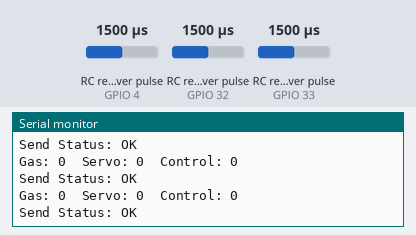
The program below on a simulated ESP32. Shown: the last lines printed to the serial monitor. Wiring (inferred from the names in the program): 3 × RC receiver channel: data GPIO 4 / data GPIO 32 / data GPIO 33. Inputs (shaded band) come from the test bench; at power-on: RC receiver pulse (sensors on GPIO 4, GPIO 32, GPIO 33) 1500 µs.

Above: at 1.7 s.
1.8 s: RC receiver pulse (sensor on GPIO 4) set to 1020 µs
At 2.03 s:
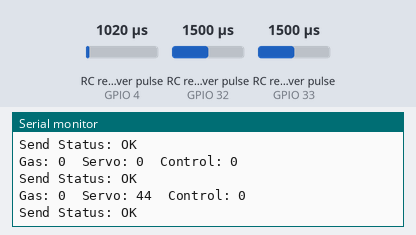
3.3 s: RC receiver pulse (sensor on GPIO 32) set to 1020 µs
At 3.57 s:
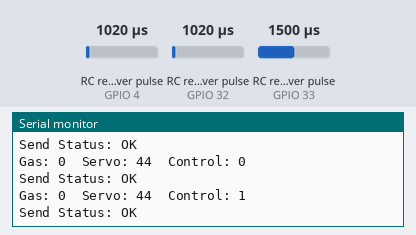
4.8 s: RC receiver pulse (sensor on GPIO 33) set to 1020 µs
At 5.11 s:
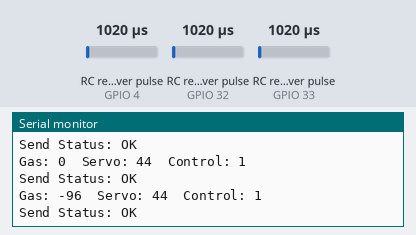
6.3 s: RC receiver pulse (sensor on GPIO 4) set to 1250 µs
At 6.65 s:
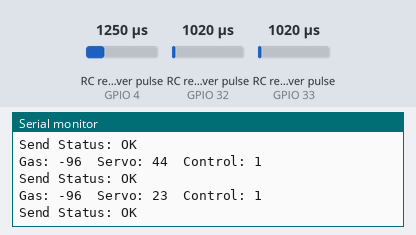
7.8 s: RC receiver pulse (sensor on GPIO 32) set to 1500 µs
At 8.19 s:
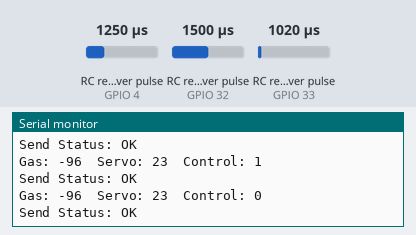
9.3 s: RC receiver pulse (sensor on GPIO 33) set to 1250 µs
At 9.51 s:
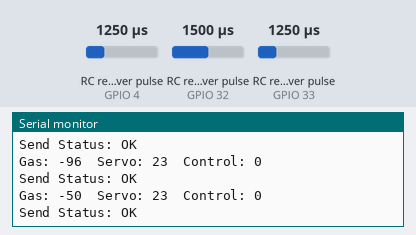
Timing chart, 0 to 11.8 s (numbered marks = the images above; inputs shaded):
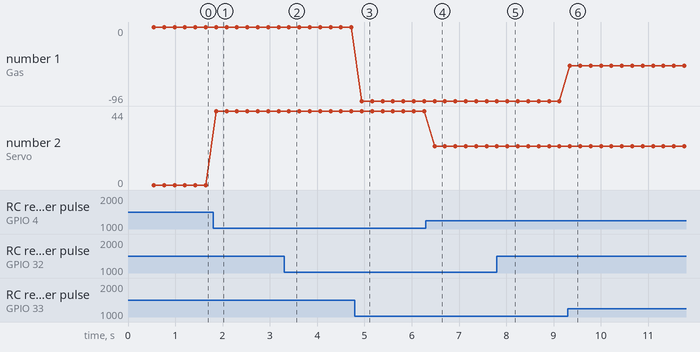

Measured:
- after the input at 1.8 s, the serial monitor: prints a new line after 0.06 s (image 1)
- after the input at 3.3 s, the serial monitor: prints a new line after 0.10 s (image 2)
- after the input at 4.8 s, the serial monitor: prints a new line after 0.14 s (image 3)
- after the input at 6.3 s, the serial monitor: prints a new line after 0.18 s (image 4)
- after the input at 7.8 s, the serial monitor: prints a new line after 0.22 s (image 5)
- after the input at 9.3 s, the serial monitor: prints a new line at once (image 6)
- plotted number 1: 0 → -96 after the input at 4.8 s, -96 → -50 after the input at 9.3 s
- plotted number 2: 0 → 44 after the input at 1.8 s, 44 → 23 after the input at 6.3 s

The program:

main.cpp
```cpp
#include <Arduino.h>
#include <esp_now.h>
#include <WiFi.h>

const int RC_Gas_Pin = 33;
const int RC_Servo_Pin = 4;
const int RC_Control_Pin = 32;

uint8_t broadcastAddress[] = {0x1C, 0xC3, 0xAB, 0xBC, 0x17, 0x28};

// Muss exakt zur Receiver-Struktur passen (int, nicht float)
typedef struct struct_message {
  int gas;
  int servo;
  int control;
} struct_message;

struct_message myData;

esp_now_peer_info_t peerInfo;

void OnDataSent(const uint8_t *mac_addr, esp_now_send_status_t status) {
  Serial.print("Send Status: ");
  Serial.println(status == ESP_NOW_SEND_SUCCESS ? "OK" : "FAIL");
}

void setup() {
  Serial.begin(115200);
  delay(500);
  Serial.println();
  Serial.println("=== ESP-NOW Transmitter gestartet ===");

  pinMode(RC_Gas_Pin, INPUT);
  pinMode(RC_Servo_Pin, INPUT);
  pinMode(RC_Control_Pin, INPUT);

  WiFi.mode(WIFI_STA);
  Serial.print("Eigene MAC: ");
  Serial.println(WiFi.macAddress());

  if (esp_now_init() != ESP_OK) {
    Serial.println("Fehler: ESP-NOW Init fehlgeschlagen");
    return;
  }
  Serial.println("ESP-NOW bereit");

  esp_now_register_send_cb(OnDataSent);

  memcpy(peerInfo.peer_addr, broadcastAddress, 6);
  peerInfo.channel = 0;
  peerInfo.encrypt = false;

  if (esp_now_add_peer(&peerInfo) != ESP_OK) {
    Serial.println("Fehler: Peer konnte nicht hinzugefuegt werden");
    return;
  }
  Serial.println("Peer registriert, starte Loop...");
}

void loop() {
  unsigned long gasPulse = pulseIn(RC_Gas_Pin, HIGH, 25000);
  unsigned long servoPulse = pulseIn(RC_Servo_Pin, HIGH, 25000);
  unsigned long controlPulse = pulseIn(RC_Control_Pin, HIGH, 25000);

  myData.gas = map((int)gasPulse, 999, 2000, -100, 100);
  myData.servo = map((int)servoPulse, 999, 2000, 45, -45);
  myData.control = (controlPulse < 1500) ? 1 : 0;

  Serial.print("Gas: ");
  Serial.print(myData.gas);
  Serial.print("  Servo: ");
  Serial.print(myData.servo);
  Serial.print("  Control: ");
  Serial.println(myData.control);


  esp_err_t result = esp_now_send(broadcastAddress, (uint8_t *)&myData, sizeof(myData));
  if (result != ESP_OK) {
    Serial.println("Fehler beim Senden");
  }

  delay(200);
}
```
